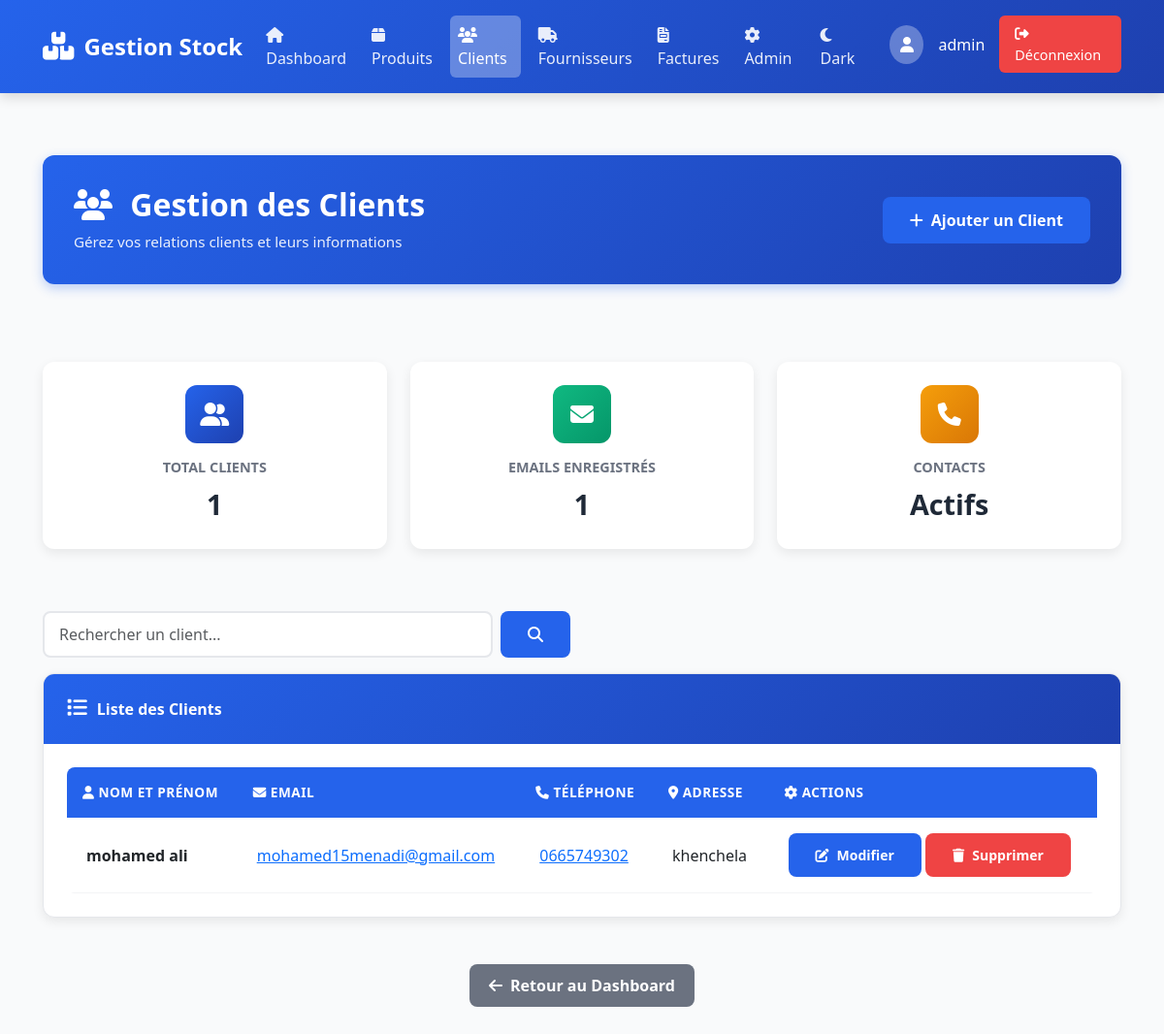
Screenshot of /clients/ (signed in) with the database file from the repository.
### clients/models.py (models this page shows, shortened)
class Client(models.Model):
    nom = models.CharField(max_length=100, verbose_name="الاسم", db_index=True)
    prenom = models.CharField(max_length=100, verbose_name="اللقب", db_index=True)
    email = models.EmailField(unique=True, verbose_name="البريد الإلكتروني")
    telephone = models.CharField(
        max_length=20,
        verbose_name="رقم الهاتف",
        validators=[RegexValidator(r'^[+]?[0-9\s-()]+$', 'Format de téléphone invalide')]
    )
    adresse = models.TextField(verbose_name="العنوان")
    date_creation = models.DateTimeField(auto_now_add=True, verbose_name="تاريخ التسجيل")
    date_modification = models.DateTimeField(auto_now=True)
    actif = models.BooleanField(default=True, verbose_name="Actif")
    class Meta:
        verbose_name = "عميل"
        verbose_name_plural = "العملاء"
        ordering = ['-date_creation']
        indexes = [
            models.Index(fields=['nom', 'prenom']),
            models.Index(fields=['email']),
        ]

### clients/views.py (the view)
# urls.py: path('', views.liste_clients, name='liste_clients'),
@login_required
def liste_clients(request):
    clients = Client.objects.filter(actif=True).order_by('-date_creation')
    search_query = request.GET.get('search', '')
    if search_query:
        clients = clients.filter(
            Q(nom__icontains=search_query) |
            Q(prenom__icontains=search_query) |
            Q(email__icontains=search_query)
        )
    paginator = Paginator(clients, 10)
    page_number = request.GET.get('page')
    page_obj = paginator.get_page(page_number)
    context = {
        'clients': page_obj,
        'page_obj': page_obj,
        'search_query': search_query,
        'total_clients': clients.count(),
    }
    return render(request, "clients/liste.html", context)

### clients/templates/clients/liste.html (shortened to what this page needs)
{% extends 'base.html' %}
{% block content %}
<div class="content-container">
  <div class="row mb-5">
    <div class="col-12">
      <div class="page-header">
        <div class="header-content">
          <h1 class="page-title">
            <i class="fas fa-users"></i> Gestion des Clients
          </h1>
          <p class="page-subtitle">
            Gérez vos relations clients et leurs informations
          </p>
        </div>
        <a href="{% url 'clients:ajouter_client' %}" class="btn btn-primary">
          <i class="fas fa-plus"></i> Ajouter un Client
        </a>
      </div>
    </div>
  </div>
  <div class="row mb-5">
    <div class="col-md-4 mb-3">
      <div class="info-card">
        <div
          class="info-icon"
          style="background: linear-gradient(135deg, #2563eb 0%, #1e40af 100%)"
        >
          <i class="fas fa-user-friends"></i>
        </div>
        <h3>Total Clients</h3>
        <p class="info-value">{{ total_clients }}</p>
      </div>
    </div>
    <div class="col-md-4 mb-3">
      <div class="info-card">
        <div
          class="info-icon"
          style="background: linear-gradient(135deg, #10b981 0%, #059669 100%)"
        >
          <i class="fas fa-envelope"></i>
        </div>
        <h3>Emails Enregistrés</h3>
        <p class="info-value">{{ total_clients }}</p>
      </div>
    </div>
    <div class="col-md-4 mb-3">
      <div class="info-card">
        <div
          class="info-icon"
          style="background: linear-gradient(135deg, #f59e0b 0%, #d97706 100%)"
        >
          <i class="fas fa-phone"></i>
        </div>
        <h3>Contacts</h3>
        <p class="info-value">Actifs</p>
      </div>
    </div>
  </div>
  <div class="row">
    <div class="col-12">
      <div class="row mb-3">
        <div class="col-md-6">
          <form method="get" class="d-flex">
            <input type="text" name="search" class="form-control" placeholder="Rechercher un client..." value="{{ search_query }}">
            <button type="submit" class="btn btn-primary ms-2">
              <i class="fas fa-search"></i>
            </button>
          </form>
        </div>
      </div>
      <div class="card shadow-sm">
        <div class="card-header">
          <i class="fas fa-list"></i> Liste des Clients
        </div>
        <div class="card-body">
          {% if clients %}
          <div class="table-responsive">
            <table class="table table-hover">
              <thead>
                <tr>
                  <th><i class="fas fa-user"></i> Nom et Prénom</th>
                  <th><i class="fas fa-envelope"></i> Email</th>
                  <th><i class="fas fa-phone"></i> Téléphone</th>
                  <th><i class="fas fa-map-marker-alt"></i> Adresse</th>
                  <th><i class="fas fa-cog"></i> Actions</th>
                </tr>
              </thead>
              <tbody>
                {% for client in clients %}
                <tr>
                  <td><strong>{{ client.nom }} {{ client.prenom }}</strong></td>
                  <td>
                    <a href="mailto:{{ client.email }}">{{ client.email }}</a>
                  </td>
                  <td>
                    <a href="tel:{{ client.telephone }}"
                      >{{ client.telephone }}</a
                    >
                  </td>
                  <td>{{ client.adresse }}</td>
                  <td>
                    <a
                      href="{% url 'clients:modifier_client' client.id %}"
                      class="btn btn-sm btn-primary"
                      title="Modifier"
                    >
                      <i class="fas fa-edit"></i> Modifier
                    </a>
                    <a
                      href="{% url 'clients:supprimer_client' client.id %}"
                      class="btn btn-sm btn-danger"
                      title="Supprimer"
                    >
                      <i class="fas fa-trash"></i> Supprimer
                    </a>
                  </td>
                </tr>
                {% endfor %}
              </tbody>
            </table>
          </div>
          {% endif %}
        </div>
      </div>
    </div>
  </div>
  <div class="row mt-5">
    <div class="col-12 text-center">
      <a href="{% url 'dashboard' %}" class="btn btn-secondary">
        <i class="fas fa-arrow-left"></i> Retour au Dashboard
      </a>
    </div>
  </div>
</div>
{% endblock %}

### templates/base.html (shortened to what this page needs)
<!DOCTYPE html>
<html lang="fr">
  <head>
    {% load static %}
    <link
      href="https://cdn.jsdelivr.net/npm/bootstrap@5.3.0/dist/css/bootstrap.min.css"
      rel="stylesheet"
    />
    <link
      href="https://cdnjs.cloudflare.com/ajax/libs/font-awesome/6.4.0/css/all.min.css"
      rel="stylesheet"
    />
    <link rel="stylesheet" href="{% static 'css/style.css' %}" />
  </head>
  <body>
    <nav class="navbar navbar-expand-lg navbar-dark">
      <div class="container-fluid">
        <a class="navbar-brand" href="{% url 'dashboard' %}">
          <i class="fas fa-boxes"></i>
          Gestion Stock
        </a>
        <div class="collapse navbar-collapse" id="navbarNav">
          <ul class="navbar-nav ms-auto">
            {% if user.is_authenticated %}
            <li class="nav-item">
              <a
                class="nav-link {% if request.resolver_match.url_name == 'dashboard' %}active{% endif %}"
                href="{% url 'dashboard' %}"
              >
                <i class="fas fa-home"></i> Dashboard
              </a>
            </li>
            <li class="nav-item">
              <a
                class="nav-link {% if 'produits' in request.path %}active{% endif %}"
                href="{% url 'produits:liste_produits' %}"
              >
                <i class="fas fa-box"></i> Produits
              </a>
            </li>
            <li class="nav-item">
              <a
                class="nav-link {% if 'clients' in request.path %}active{% endif %}"
                href="{% url 'clients:liste_clients' %}"
              >
                <i class="fas fa-users"></i> Clients
              </a>
            </li>
            <li class="nav-item">
              <a
                class="nav-link {% if 'fournisseur' in request.path %}active{% endif %}"
                href="{% url 'fournisseurs:liste_fournisseurs' %}"
              >
                <i class="fas fa-truck"></i> Fournisseurs
              </a>
            </li>
            <li class="nav-item">
              <a
                class="nav-link {% if 'factures' in request.path %}active{% endif %}"
                href="{% url 'factures:liste_factures' %}"
              >
                <i class="fas fa-file-invoice"></i> Factures
              </a>
            </li>
            <li class="nav-item">
              <a class="nav-link" href="/admin/">
                <i class="fas fa-cog"></i> Admin
              </a>
            </li>
            <li class="nav-item">
              <a class="nav-link" href="#" onclick="toggleDarkMode(); return false;" id="darkModeToggle">
              </a>
            </li>
            <li class="nav-item ms-3">
              <div class="user-info">
                <div class="user-avatar">
                  <i class="fas fa-user"></i>
                </div>
                <span>{{ user.username }}</span>
                <a href="{% url 'logout' %}" class="logout-btn">
                  <i class="fas fa-sign-out-alt"></i> Déconnexion
                </a>
              </div>
            </li>
            {% endif %}
          </ul>
        </div>
      </div>
    </nav>
    <main class="main-content">
      <div class="container-lg">{% block content %}{% endblock %}</div>
    </main>
  </body>
</html>

### static/css/style.css (style rules this page uses)
* { margin: 0; padding: 0; box-sizing: border-box; }
body, html { height: 100%; font-family: 'Segoe UI', Tahoma, Geneva, Verdana, sans-serif; background: linear-gradient(135deg, #f5f7fa 0%, #c3cfe2 100%); }
.form-control { border-radius: 8px; border: 2px solid #e5e7eb; padding: 10px 15px; transition: all 0.3s ease; font-size: 1rem; }
.table { background: white; border-radius: 8px; overflow: hidden; }
.table thead th { background: linear-gradient(135deg, #2563eb 0%, #1e40af 100%); color: white; border: none; font-weight: 600; padding: 1.25rem; text-transform: uppercase; font-size: 0.85rem; letter-spacing: 0.5px; }
.table tbody tr { border-bottom: 1px solid #f3f4f6; transition: all 0.2s ease; }
.table tbody td { padding: 1rem 1.25rem; vertical-align: middle; }
.btn { border-radius: 8px; padding: 10px 20px; font-weight: 600; transition: all 0.3s ease; border: none; cursor: pointer; display: inline-flex; align-items: center; gap: 8px; }
.btn-primary { background: linear-gradient(135deg, #2563eb 0%, #1e40af 100%); color: white; }
.btn-danger { background: linear-gradient(135deg, #ef4444 0%, #dc2626 100%); color: white; }
.btn-secondary { background: #6b7280; color: white; }
.btn-sm { padding: 6px 12px; font-size: 0.875rem; }
.card { border: none; border-radius: 12px; box-shadow: 0 4px 12px rgba(0, 0, 0, 0.08); transition: all 0.3s ease; overflow: hidden; }
.card-header { background: linear-gradient(135deg, #2563eb 0%, #1e40af 100%); color: white; font-weight: 600; border: none; padding: 1.5rem; display: flex; align-items: center; gap: 10px; }
.card-header i { font-size: 1.3rem; }
.card-body { padding: 1.5rem; }
.text-center { text-align: center; }
.mb-3 { margin-bottom: 1rem; }
.shadow-sm { box-shadow: 0 4px 12px rgba(0, 0, 0, 0.08) !important; }

### templates/base.html (style rules this page uses)
:root { --primary: #2563eb; --primary-dark: #1e40af; --primary-light: #3b82f6; --success: #10b981; --danger: #ef4444; --warning: #f59e0b; --dark: #1f2937; --light: #f9fafb; --gray: #6b7280; --bg-color: #f9fafb; --text-color: #1f2937; --card-bg: #ffffff; --border-color: #e5e7eb; }
* { margin: 0; padding: 0; box-sizing: border-box; }
body { font-family: "Segoe UI", Tahoma, Geneva, Verdana, sans-serif; background: var(--bg-color); min-height: 100vh; color: var(--text-color); transition: background-color 0.3s ease, color 0.3s ease; }
.navbar { background: linear-gradient( 135deg, var(--primary) 0%, var(--primary-dark) 100% ); box-shadow: 0 4px 12px rgba(0, 0, 0, 0.15); padding: 1rem 2rem; position: sticky; top: 0; z-index: 1000; }
.navbar-brand { font-size: 1.5rem; font-weight: 700; color: white !important; display: flex; align-items: center; gap: 10px; }
.navbar-brand i { font-size: 1.8rem; }
.nav-link { color: rgba(255, 255, 255, 0.9) !important; font-weight: 500; transition: all 0.3s ease; margin-right: 10px; border-radius: 6px; }
.nav-link.active { background: rgba(255, 255, 255, 0.3); color: white !important; }
.user-info { color: white; display: flex; align-items: center; gap: 15px; }
.user-avatar { width: 40px; height: 40px; border-radius: 50%; background: rgba(255, 255, 255, 0.3); display: flex; align-items: center; justify-content: center; font-weight: bold; }
.logout-btn { background: var(--danger); color: white; border: none; padding: 8px 16px; border-radius: 6px; cursor: pointer; transition: all 0.3s ease; text-decoration: none; font-weight: 500; font-size: 0.9rem; }
.main-content { padding: 2rem; min-height: calc(100vh - 80px); }
.container-lg { max-width: 1400px; }
.btn-primary { background: var(--primary); border: none; padding: 12px 28px; border-radius: 8px; font-weight: 600; transition: all 0.3s ease; }
.btn-danger { background: var(--danger); border: none; padding: 12px 28px; border-radius: 8px; font-weight: 600; transition: all 0.3s ease; }
.card { border: 1px solid var(--border-color); border-radius: 12px; background: var(--card-bg); box-shadow: 0 4px 12px rgba(0, 0, 0, 0.08); transition: all 0.3s ease; overflow: hidden; }
.card-header { background: linear-gradient( 135deg, var(--primary) 0%, var(--primary-dark) 100% ); color: white; font-weight: 600; border: none; }
.table { margin: 0; }
.table thead th { background: var(--primary); color: white; border: none; font-weight: 600; padding: 1rem; }
.table tbody tr { transition: all 0.2s ease; }

### rows the page displays
Client: nom "mohamed", prenom "ali", email "mohamed15menadi@gmail.com", telephone "0665749302", adresse "khenchela"

### other values shown
{{ user.username }} "admin"
{{ total_clients }} "1"
